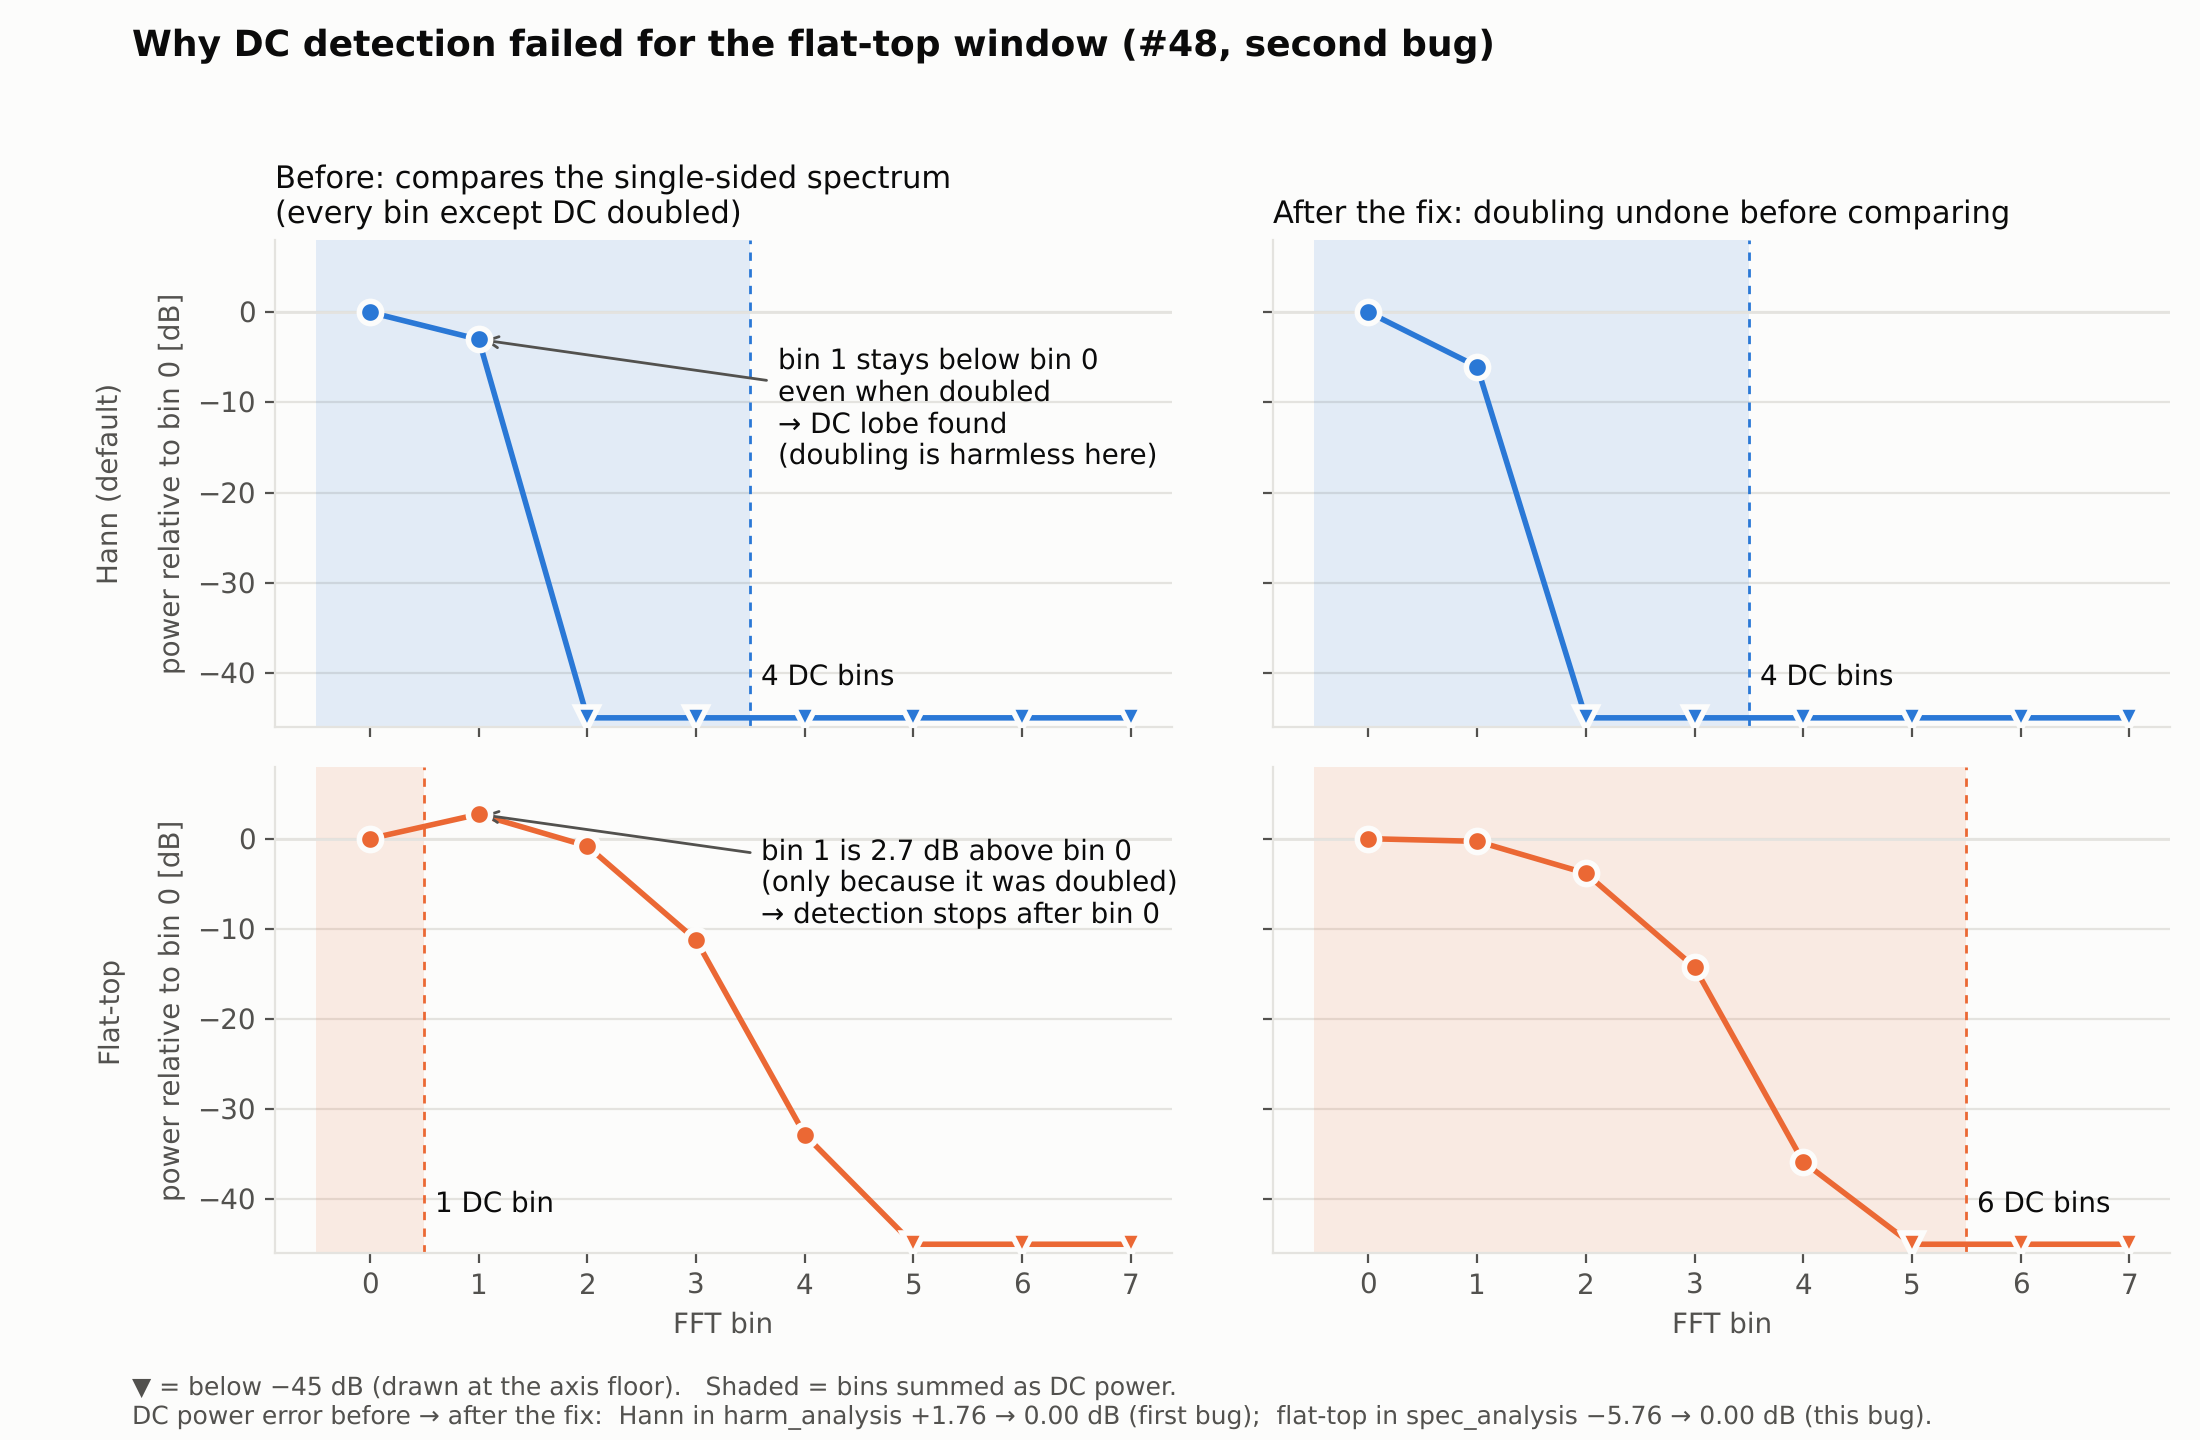

Reproduce this figure in Python.
"""Visualize why DC-bin detection found only 1 bin for the flat-top window (#48, second bug)."""
import numpy as np
import matplotlib
matplotlib.use("Agg")
import matplotlib.pyplot as plt
from scipy import signal
from harm_analysis._spectrum import _power_spectrum

SURFACE, INK, INK2, GRID = "#fcfcfb", "#0b0b0b", "#52514e", "#e4e3df"
COLORS = {"hann": "#2a78d6", "flattop": "#eb6834"}
NAMES = {"hann": "Hann (default)", "flattop": "Flat-top"}
FLOOR = -45  # dB; lower values are drawn at the floor with a down-pointing marker

n = 4096
k = np.arange(n)
x = 0.25 + np.cos(2 * np.pi * 0.1003 * k) + np.random.default_rng(0).normal(0, 1e-6, n)

def dc_end(values):
    """Same rule as _find_dc_bins: the first bin that is higher than the previous one ends DC."""
    return int(np.argmax(np.diff(values[:50]) > 0) + 1)

plt.rcParams.update({"font.family": "DejaVu Sans", "font.size": 10, "axes.edgecolor": GRID,
                     "axes.labelcolor": INK2, "xtick.color": INK2, "ytick.color": INK2})
fig, axes = plt.subplots(2, 2, figsize=(11, 7.2), sharex=True, sharey=True, facecolor=SURFACE)
bins = np.arange(8)
for row, win_name in enumerate(("hann", "flattop")):
    w = signal.windows.get_window(win_name, n, fftbins=True)
    P, *_ = _power_spectrum(x, window=w)
    one_sided = P[:50].copy()
    two_sided = one_sided.copy(); two_sided[1:] /= 2
    for col, (values, title) in enumerate(((one_sided, "Before: compares the single-sided spectrum\n(every bin except DC doubled)"),
                                          (two_sided, "After the fix: doubling undone before comparing"))):
        ax = axes[row, col]
        ax.set_facecolor(SURFACE)
        db = 10 * np.log10(values / values[0])
        end = dc_end(values)
        # bins counted as DC
        ax.axvspan(-0.5, end - 0.5, color=COLORS[win_name], alpha=0.12, lw=0)
        ax.axvline(end - 0.5, color=COLORS[win_name], lw=1, ls=(0, (3, 3)))
        shown = np.maximum(db[: bins.size], FLOOR)
        ax.plot(bins, shown, color=COLORS[win_name], lw=2, zorder=3)
        clipped = db[: bins.size] < FLOOR
        ax.plot(bins[~clipped], shown[~clipped], "o", ms=8, color=COLORS[win_name], mec=SURFACE, mew=2, zorder=4)
        ax.plot(bins[clipped], shown[clipped], "v", ms=8, color=COLORS[win_name], mec=SURFACE, mew=2, zorder=4)
        ax.axhline(0, color=GRID, lw=1, zorder=1)
        ax.grid(axis="y", color=GRID, lw=0.8); ax.set_axisbelow(True)
        for s in ("top", "right"): ax.spines[s].set_visible(False)
        ax.text(end - 0.4, FLOOR + 3, f"{end} DC bin{'s' if end > 1 else ''}", color=INK, fontsize=10, va="bottom")
        if row == 0:
            ax.set_title(title, color=INK, fontsize=11, loc="left")
        if col == 0:
            ax.set_ylabel(f"{NAMES[win_name]}\n\npower relative to bin 0 [dB]")
        if row == 1:
            ax.set_xlabel("FFT bin")
        # explain the stop in the broken case
        if win_name == "flattop" and col == 0:
            ax.annotate("bin 1 is 2.7 dB above bin 0\n(only because it was doubled)\n→ detection stops after bin 0",
                        xy=(1, db[1]), xytext=(3.6, 0), color=INK, fontsize=10, va="top",
                        arrowprops=dict(arrowstyle="->", color=INK2, lw=1))
        if win_name == "hann" and col == 0:
            ax.annotate("bin 1 stays below bin 0\neven when doubled\n→ DC lobe found\n(doubling is harmless here)",
                        xy=(1, db[1]), xytext=(3.75, -4), color=INK, fontsize=10, va="top",
                        arrowprops=dict(arrowstyle="->", color=INK2, lw=1))
axes[0, 0].set_ylim(FLOOR - 1, 8)
axes[0, 0].set_xticks(bins)
fig.suptitle("Why DC detection failed for the flat-top window (#48, second bug)", x=0.06, ha="left", color=INK, fontsize=13, fontweight="bold")
fig.text(0.06, 0.012,
         "▼ = below −45 dB (drawn at the axis floor).   Shaded = bins summed as DC power.\n"
         "DC power error before → after the fix:  Hann in harm_analysis +1.76 → 0.00 dB (first bug);  "
         "flat-top in spec_analysis −5.76 → 0.00 dB (this bug).",
         color=INK2, fontsize=9)
fig.tight_layout(rect=(0.03, 0.05, 1, 0.95))
out = "/tmp/claude-0/-home-user-harm-analysis/7e4818d3-ae0c-5001-bd80-b483cb7cab54/scratchpad/dc_detection_bug.png"
fig.savefig(out, dpi=200, facecolor=SURFACE)
print(out)
